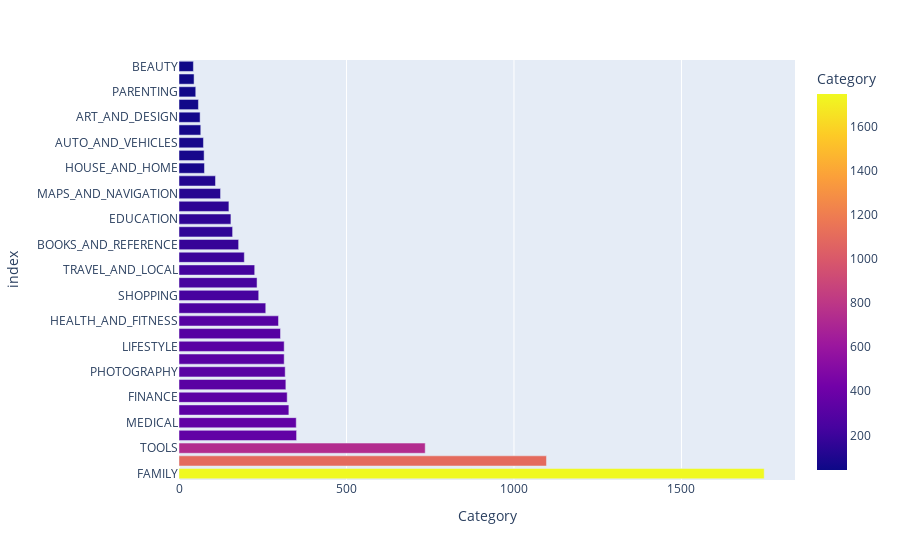

Source (notebook cell):
### Code cell
fig=px.bar(counts,x='Category',color='Category')
fig.show()

### Figure 1 — Plotly figure (JSON) as saved in the notebook; plotly's stock layout.template omitted (floating-point values rounded to 4 significant figures)
{"data": [{"alignmentgroup": "True", "hovertemplate": "Category=%{marker.color}<br>index=%{y}<extra></extra>", "legendgroup": "", "marker": {"color": [1747, 1097, 735, 351, 350, 328, 323, 319, 317, 314, 314, 303, 297, 259, 238, 233, 226, 195, 178, 160, 155, 149, 124, 109, 76, 75, 73, 65, 63, 58, 50, 45, 43], "coloraxis": "coloraxis", "pattern": {"shape": ""}}, "name": "", "offsetgroup": "", "orientation": "h", "showlegend": false, "textposition": "auto", "type": "bar", "x": [1747, 1097, 735, 351, 350, 328, 323, 319, 317, 314, 314, 303, 297, 259, 238, 233, 226, 195, 178, 160, 155, 149, 124, 109, 76, 75, 73, 65, 63, 58, 50, 45, 43], "xaxis": "x", "y": ["FAMILY", "GAME", "TOOLS", "PRODUCTIVITY", "MEDICAL", "COMMUNICATION", "FINANCE", "SPORTS", "PHOTOGRAPHY", "PERSONALIZATION", "LIFESTYLE", "BUSINESS", "HEALTH_AND_FITNESS", "SOCIAL", "SHOPPING", "NEWS_AND_MAGAZINES", "TRAVEL_AND_LOCAL", "DATING", "BOOKS_AND_REFERENCE", "VIDEO_PLAYERS", "EDUCATION", "ENTERTAINMENT", "MAPS_AND_NAVIGATION", "FOOD_AND_DRINK", "HOUSE_AND_HOME", "WEATHER", "AUTO_AND_VEHICLES", "LIBRARIES_AND_DEMO", "ART_AND_DESIGN", "COMICS", "PARENTING", "EVENTS", "BEAUTY"], "yaxis": "y"}], "layout": {"barmode": "relative", "coloraxis": {"colorbar": {"title": {"text": "Category"}}, "colorscale": [[0, "#0d0887"], [0.1111, "#46039f"], [0.2222, "#7201a8"], [0.3333, "#9c179e"], [0.4444, "#bd3786"], [0.5556, "#d8576b"], [0.6667, "#ed7953"], [0.7778, "#fb9f3a"], [0.8889, "#fdca26"], [1, "#f0f921"]]}, "legend": {"tracegroupgap": 0}, "margin": {"t": 60}, "xaxis": {"anchor": "y", "domain": [0, 1], "title": {"text": "Category"}}, "yaxis": {"anchor": "x", "domain": [0, 1], "title": {"text": "index"}}}}
